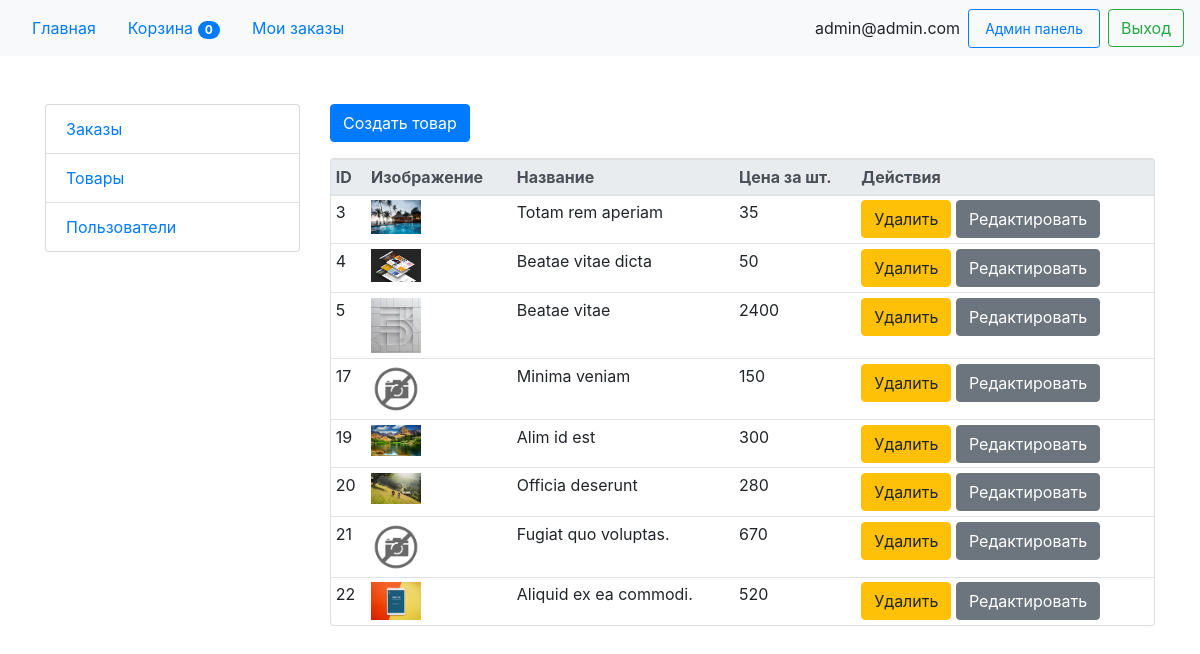
/admin/products (signed in), run on the app's committed database.
### tables this page shows
CREATE TABLE `products` (
  `id` int(11) NOT NULL,
  `title` varchar(255) NOT NULL,
  `description` text NOT NULL,
  `price` int(11) NOT NULL,
  `image` varchar(255) DEFAULT NULL
);

### config/routes.php (called while the page is built)
<?php
return [
    '^admin/index$' => 'admin/index',
    '^admin/products$' => 'adminProduct/index',
    '^admin/products/remove/(\d*)$' => 'adminProduct/remove/$1',
    '^admin/products/edit/(\d*)$' => 'adminProduct/edit/$1',
    '^admin/products/edit$' => 'adminProduct/edit',
    '^admin/products/create$' => 'adminProduct/create',
    '^admin/users$' => 'adminUser/index',
    '^admin/users/remove/(\d*)$' => 'adminUser/remove/$1',
    '^admin/orders$' => 'adminOrder/index',
    '^admin/orders/remove/(\d*)$' => 'adminOrder/remove/$1',
    '^user/register$' => 'user/register',
    '^user/login$' => 'user/login',
    '^user/logout$' => 'user/logout',
    '^cart/index$' => 'cart/index',
    '^cart/add$' => 'cart/add',
    '^cart/remove/(\d*)$' => 'cart/remove/$1',
    '^order/add$' => 'order/add',
    '^orders/index$' => 'order/index/',
    '$' => 'site/index',
];

### controllers/AdminProductController.php (called while the page is built, shortened)
<?php
class AdminProductController extends BaseAdmin
{
    public function actionIndex()
    {
        $products = Product::getList();
        require_once ROOT . '/views/adminProduct/index.php';
        return true;
    }
}

### web/index.php (called while the page is built, shortened)
<?php
$router = new Router;
$router->run();

### models/Product.php (called while the page is built, shortened)
<?php
class Product
{
    static $no_image = '/uploads/no-image.png';
    public static function getList(): array
    {
        $db = Db::getInstance();
        $sql = 'SELECT * FROM products';
        $statment = $db->query($sql);
        return $statment->fetchAll(PDO::FETCH_ASSOC);
    }
    public static function getImageById(int $id): string
    {
        $db = Db::getInstance();
        $sql = "SELECT image FROM products WHERE id = :id";
        $statement = $db->prepare($sql);
        $statement->bindParam(':id', $id);
        $statement->execute();
        $result = $statement->fetch(PDO::FETCH_ASSOC);
        if (!$result['image'] == null) {
            return '/uploads/' . $result['image'];
        } else {
            return self::$no_image;
        }
    }
}

### views/adminProduct/index.php (the view, shortened to what this page needs)
<?php include ROOT . '/views/layouts/header.php' ?>
<div class="container">
    <div class="row">
        <div class="col-sm-3">
            <?php include ROOT . '/views/layouts/admin_sidebar.php' ?>
        </div>
        <div class="col-sm-9">
            <a href="/admin/products/create" class="btn btn-primary mb-3">Создать товар</a>
            <div class="card mb-5">
                <table class="table table-sm mb-0">
                    <thead class="thead-light">
                    <tr>
                        <th scope="col">ID</th>
                        <th scope="col">Изображение</th>
                        <th scope="col">Название</th>
                        <th scope="col">Цена за шт.</th>
                        <th scope="col">Действия</th>
                    </tr>
                    </thead>
                    <tbody>
                    <?php foreach ($products as $product): ?>
                        <tr>
                            <td><?php echo $product['id'] ?></td>
                            <td><img src="<?php echo Product::getImageById($product['id']) ?>" width="50px"></td>
                            <td><?php echo $product['title'] ?></td>
                            <td><?php echo $product['price'] ?></td>
                            <td>
                                <a onclick="return confirm('Вы уверены?')" class="btn btn-warning"
                                   href="/admin/products/remove/<?php echo $product['id'] ?>">Удалить</a>
                                <a class="btn btn-secondary" href="/admin/products/edit/<?php echo $product['id'] ?>">Редактировать</a>
                            </td>
                        </tr>
                    <?php endforeach; ?>
                    </tbody>
                </table>
            </div>
        </div>
    </div>
</div>
<?php include ROOT . '/views/layouts/footer.php' ?>

### components/Router.php (shortened to what this page needs)
<?php
class Router
{
    private $routes;
    private $uri;
    public function __construct()
    {
        $this->routes = require_once ROOT . '/config/routes.php';
        $this->uri = trim($_SERVER['REQUEST_URI'], '/');
    }
    public function run()
    {
        foreach ($this->routes as $pattern => $path) {
            if (preg_match("~$pattern~", $this->uri)) {
                $path = preg_replace("~$pattern~", $path, $this->uri);
                $sections = explode('/', $path);
                $controllerName = ucfirst(array_shift($sections)) . 'Controller';
                $actionName = 'action' . ucfirst(array_shift($sections));
                $controllerFile = ROOT . "/controllers/$controllerName.php";
                $param = null;
                if (is_file($controllerFile)) {
                    try {
                        $controller = new $controllerName;
                        $controller->$actionName($param);
                        break;
                    } catch (Exception $e) {
                        break;
                    }
                } else {
                    die('Страница не найдена');
                }
            }
        }
    }
}

### data on the page
products: id "3", id+image (picture), title "Totam rem aperiam", price "35"
products: id "4", id+image (picture), title "Beatae vitae dicta", price "50"
products: id "5", id+image (picture), title "Beatae vitae", price "2400"
products: id "17", title "Minima veniam", price "150"
products: id "19", id+image (picture), title "Alim id est", price "300"
products: id "20", id+image (picture), title "Officia deserunt", price "280"
products: id "21", title "Fugiat quo voluptas.", price "670"
products: id "22", id+image (picture), title "Aliquid ex ea commodi.", price "520"
